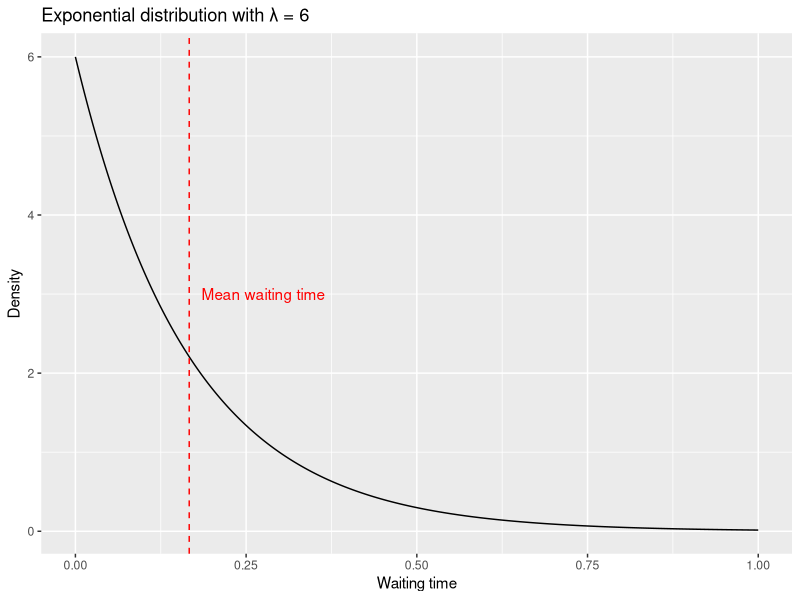

The R source for this figure:
## ---- chunk 1

library(tidyverse)

## ---- chunk 2


lambda_s1 <- 6

x <- seq(0, 1, length.out = 1000)
y <- dexp(x, rate = lambda_s1)

meanwaitingtime <- data.frame(x = x, y = y)

p <- ggplot(meanwaitingtime, aes(x = x, y = y)) +
  geom_line() +
  geom_vline(aes(xintercept = 1/lambda_s1), linetype = "dashed", color = "red") +
  annotate("text", x = 1/lambda_s1, y = max(meanwaitingtime$y)/2, label = "Mean waiting time", hjust = -0.1, color = "red") +
  labs(x = "Waiting time", y = "Density", title = "Exponential distribution with λ = 6")


